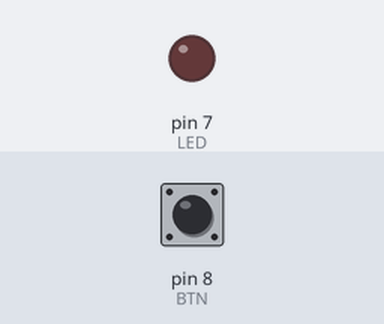
Bench run of a sketch on a simulated Arduino Uno, built with avr-gcc and run on an emulated ATmega328P. Shown: output pins drawn as LEDs (lit = HIGH). Dashed ring = blinking. The inputs (shaded band) are chosen by the test bench; at power-on: pin 8 (BTN) HIGH.

Above: at 1.2 s.
1.3 s: pin 8 (BTN) pulled LOW for 1 s
At 2.9 s:
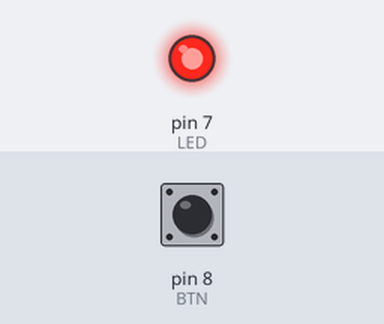
3.8 s: pin 8 (BTN) pulled LOW for 0.15 s
At 4.4 s:
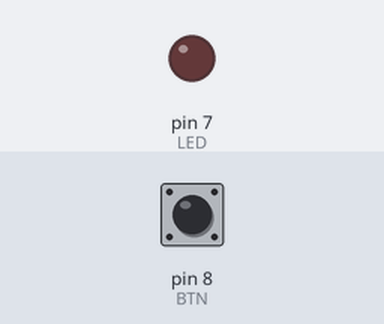
5.4 s: pin 8 (BTN) pulled LOW for 3.2 s
At 5.6 s:
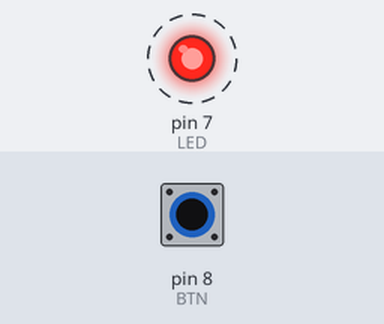
Timing chart, 0 to 9.9 s (numbered marks = the images above; inputs shaded):
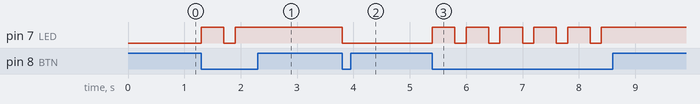

Measured:
- after the input at 1.3 s, pin 7 (LED): LOW → HIGH at once, → LOW 0.40 s later, → HIGH 0.20 s later
- after the input at 3.8 s, pin 7 (LED): HIGH → LOW at once
- after the input at 5.4 s, pin 7 (LED): alternates HIGH for 0.40 s and LOW for 0.20 s, 11 changes in all, then stays HIGH, starting at once

The sketch:

sketch.ino
```cpp
#define LED 7
#define BTN 8

int Level = 0;

void setup() {
  pinMode(LED, OUTPUT);
  pinMode(BTN, INPUT_PULLUP);
}

void loop() {

  if (digitalRead(BTN)== LOW) {
    Level++;

    if (Level > 2) {
      Level = 0;
    }
    if (Level == 0) {
      analogWrite(LED, 85);
    }
    else if (Level == 1) {
      analogWrite(LED, 170);
    }
    else if (Level == 2) {
      analogWrite(LED, 255);
    }
    delay(200);
  }
}
```
